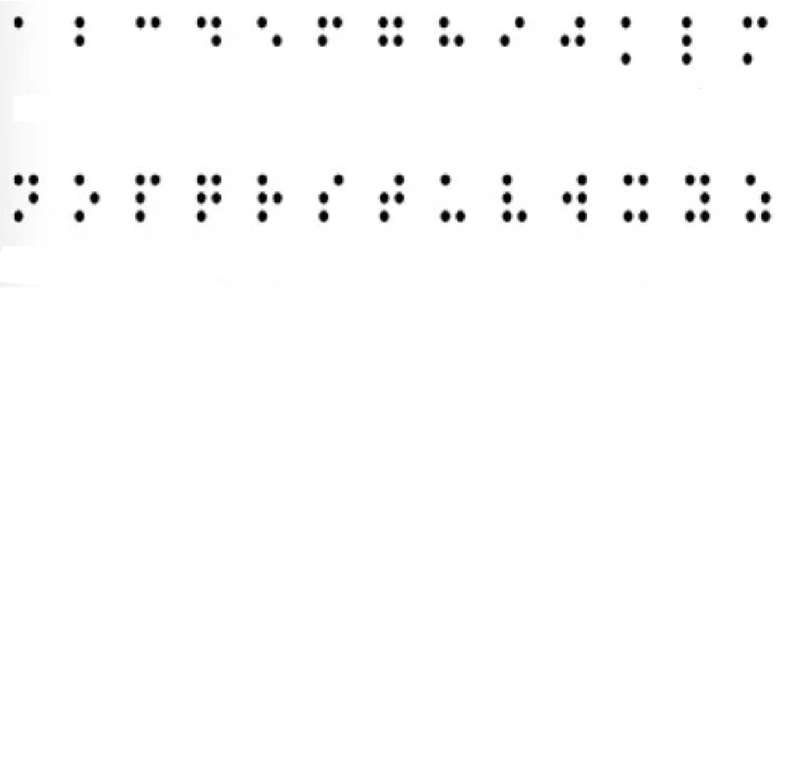
#> input picture Braille5.jpeg, 1579 x 1547 px, found by its file name (shown at 1/2 size)
$ python test35.py
#> lines starting #> are read from the running program, lines starting #| are printed output that depends on the picture; after the words box and inside, x2 and y2 are one past the last pixel; in counts of white or black regions, pixels touching at a corner belong together
import cv2
import imutils
import numpy as np
from sklearn.cluster import DBSCAN
import random

def main():
    # PASO 1: CARGAR IMAGEN
    image_path = "braille5.jpeg"
    orig = cv2.imread(image_path)
#> orig is the input picture: shape (1547, 1579, 3); min 0, max 255, mean 251.9
    if orig is None:
        raise ValueError(f"No se pudo cargar la imagen desde {image_path}")
    orig = imutils.resize(orig, height=500)
#> orig: shape (500, 510, 3)
    #cv2.imshow("1. Imagen Original", orig)
    #cv2.waitKey(0)

    # PASO 2: PREPROCESAMIENTO
    def preprocesar_imagen(img):
        # Convertir a escala de grises
        gray = cv2.cvtColor(img, cv2.COLOR_BGR2GRAY)
        #cv2.imshow("2.1. Imagen en escala de grises", gray)
        #cv2.waitKey(0)

        # Umbral adaptativo
        thresh = cv2.adaptiveThreshold(gray, 255,
                                       cv2.ADAPTIVE_THRESH_GAUSSIAN_C,
                                       cv2.THRESH_BINARY_INV, 11, 2)
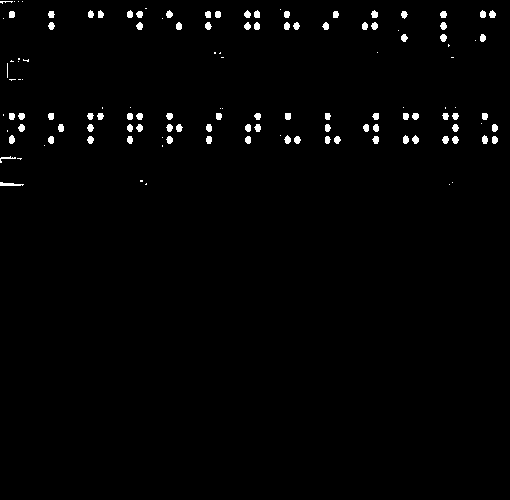
#> thresh: shape (500, 510); 1.4% white; 129 white regions (43 under 20 px), largest, box (x1, y1, x2, y2) and area: (0, 182, 24, 186) 63, (9, 135, 15, 144) 43, (412, 135, 419, 144) 43
        #cv2.imshow("2.2. Imagen Umbralizada", thresh)
        #cv2.waitKey(0)

        # Operación morfológica CLOSE
        kernel = np.ones((3,3), np.uint8)
        morphed_close = cv2.morphologyEx(thresh, cv2.MORPH_CLOSE, kernel)
#> morphed_close: shape (500, 510); 1.4% white; 123 white regions (36 under 20 px), largest, box (x1, y1, x2, y2) and area: (0, 182, 24, 186) 64, (0, 156, 22, 163) 48, (9, 135, 15, 144) 43
        #cv2.imshow("2.3. Imagen después de CLOSE", morphed_close)
        #cv2.waitKey(0)

        # Operación morfológica OPEN
        morphed_open = cv2.morphologyEx(morphed_close, cv2.MORPH_OPEN, kernel)
#> morphed_open: shape (500, 510); 1.3% white; 87 white regions (1 under 20 px)
        #cv2.imshow("2.4. Imagen después de OPEN", morphed_open)
        #cv2.waitKey(0)

        return morphed_open

    processed = preprocesar_imagen(orig.copy())

    # PASO 3: DETECTAR ÁREA BRAILLE
    def detectar_area_braille(img):
        cnts, _ = cv2.findContours(img, cv2.RETR_EXTERNAL, cv2.CHAIN_APPROX_SIMPLE)
#> cnts = 87 contours, 2 with area under 20; largest, box (x1, y1, x2, y2) and area: (412, 136, 419, 144) 32, (440, 34, 447, 42) 32, (403, 136, 409, 144) 30, (9, 136, 15, 144) 30, (492, 136, 498, 144) 30
        # Visualizar todos los contornos detectados
        img_contornos = cv2.cvtColor(img.copy(), cv2.COLOR_GRAY2BGR)
#> img_contornos: shape (500, 510, 3); 1.3% white; 87 white regions (1 under 20 px)
        cv2.drawContours(img_contornos, cnts, -1, (0,0,255), 1)
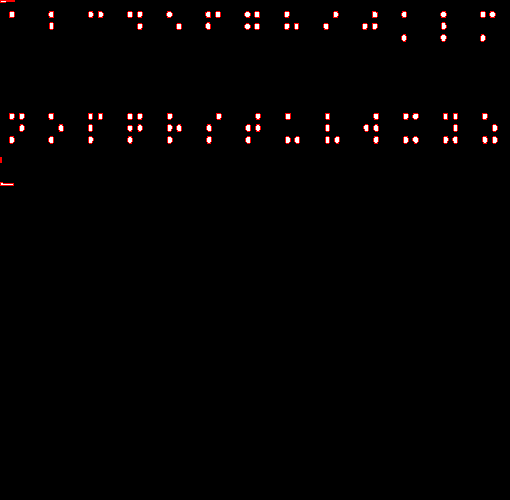
#> img_contornos: shape (500, 510, 3); mean B, G, R 1.7, 1.7, 3.3
        #cv2.imshow("3.1. Todos los contornos", img_contornos)
        #cv2.waitKey(0)

        puntos_braille = []
        for c in cnts:
            area = cv2.contourArea(c)
            x, y, w, h = cv2.boundingRect(c)
            # Filtrar contornos pequeños (conforma a puntos Braille)
            if 5 < area < 50 and abs(w - h) < 10:
                puntos_braille.append(c)
#> this loop made 87 passes
#> (area, x, y, w, h) on passes 1, 3, 4, 5, 6, 7, 8, 9, 10, 11, 12, 13: (28.5, 0, 182, 14, 4), (30, 492, 136, 6, 8), (30, 482, 136, 6, 8), (29, 452, 136, 6, 8), (29.5, 443, 136, 6, 8), (32, 412, 136, 7, 8), (30.5, 403, 136, 6, 8), (30, 373, 136, 6, 8), (29, 334, 136, 6, 8), (26, 325, 136, 5, 8), (30, 294, 136, 6, 8), (30, 285, 136, 6, 8)
#> after the loop, puntos_braille = 84 contours; largest, box (x1, y1, x2, y2) and area: (412, 136, 419, 144) 32, (440, 34, 447, 42) 32, (403, 136, 409, 144) 30, (9, 136, 15, 144) 30, (492, 136, 498, 144) 30

        # Visualizar solo los contornos filtrados
        img_filtrado = cv2.cvtColor(img.copy(), cv2.COLOR_GRAY2BGR)
        cv2.drawContours(img_filtrado, puntos_braille, -1, (0,255,0), 2)
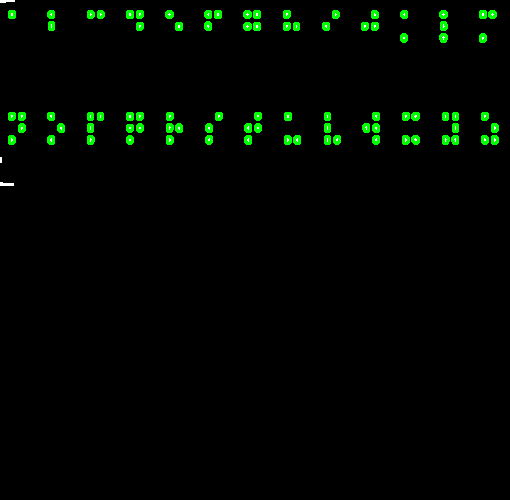
#> img_filtrado: shape (500, 510, 3); mean B, G, R 0.5, 5.8, 0.5
        #cv2.imshow("3.2. Contornos filtrados", img_filtrado)
        #cv2.waitKey(0)

        if not puntos_braille:
            raise ValueError("No se detectaron puntos Braille.")

        # Calcular el bounding box global de los puntos
        puntos_combinados = np.vstack(puntos_braille)
#> puntos_combinados = contour of 726 points, box (x1, y1, x2, y2) (9, 11, 498, 144), area 1642
        x, y, w, h = cv2.boundingRect(puntos_combinados)
#> w = 489; h = 133
        return (x, y, w, h)

    try:
        x, y, w, h = detectar_area_braille(processed)
#> x = 9; y = 11; w = 489; h = 133
    except ValueError as e:
        print(e)
        return

    # Recortar el área Braille
    def recortar_area_braille(img, x, y, w, h, margen=10):
        # Obtener dimensiones de la imagen
#> called with x = 9, y = 11, w = 489, h = 133, margen = 10
        img_h, img_w = img.shape[:2]
#> img_h = 500; img_w = 510

        # Aplicar margen a las coordenadas
        x1 = max(0, x - margen)  # Asegurar que no sea menor que 0
#> x1 = 0
        y1 = max(0, y - margen)  # Asegurar que no sea menor que 0
#> y1 = 1
        x2 = min(img_w, x + w + margen)  # Asegurar que no exceda el ancho de la imagen
#> x2 = 508
        y2 = min(img_h, y + h + margen)  # Asegurar que no exceda el alto de la imagen
#> y2 = 154

        # Recortar la región de interés (ROI)
        roi = img[y1:y2, x1:x2]
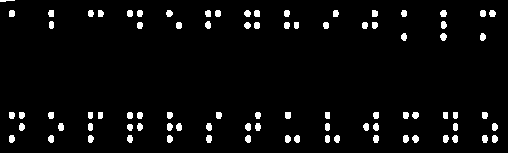
#> roi: shape (153, 508); 4.2% white; 85 white regions

        return roi

    cropped = recortar_area_braille(processed, x, y, w, h)
    #cv2.imshow("4. Área recortada", cropped)
    #cv2.waitKey(0)

    # PASO 5: CONVERTIR A TEXTO CON CLUSTERING Y GRID, CON VISUALIZACIONES
    def convertir_a_unicode_y_traducir(img):
        # Detectar contornos en el área recortada
        cnts, _ = cv2.findContours(img, cv2.RETR_EXTERNAL, cv2.CHAIN_APPROX_SIMPLE)
#> cnts = 85 contours, 1 with area under 20; largest, box (x1, y1, x2, y2) and area: (412, 135, 419, 143) 32, (440, 33, 447, 41) 32, (403, 135, 409, 143) 30, (9, 135, 15, 143) 30, (492, 135, 498, 143) 30
        img_contornos_recortados = cv2.cvtColor(img.copy(), cv2.COLOR_GRAY2BGR)
#> img_contornos_recortados: shape (153, 508, 3); 4.2% white; 85 white regions, largest, box (x1, y1, x2, y2) and area: (440, 33, 447, 41) 42, (412, 135, 419, 143) 42, (58, 123, 64, 131) 41
        cv2.drawContours(img_contornos_recortados, cnts, -1, (0,255,0), 1)
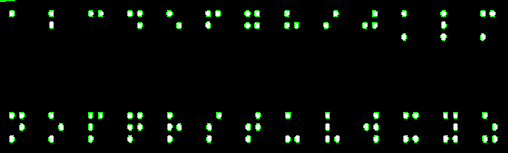
#> img_contornos_recortados: shape (153, 508, 3); mean B, G, R 5.4, 10.6, 5.4
        #cv2.imshow("5.1. Contornos en área recortada", img_contornos_recortados)
        #cv2.waitKey(0)

        # Filtrar puntos Braille y calcular el centro de cada uno
        puntos_braille = []
        for c in cnts:
            area = cv2.contourArea(c)
            x_c, y_c, w_c, h_c = cv2.boundingRect(c)
            if 5 < area < 50 and abs(w_c - h_c) < 10:
                M = cv2.moments(c)
                if M["m00"] != 0:
                    cx = int(M["m10"] / M["m00"])
                    cy = int(M["m01"] / M["m00"])
                    puntos_braille.append((cx, cy))
#> this loop made 85 passes
#> (area, x_c, y_c, w_c, h_c, cx, cy) on passes 1 to 12: (30, 492, 135, 6, 8, 494, 138), (30, 482, 135, 6, 8, 484, 138), (29, 452, 135, 6, 8, 454, 138), (29.5, 443, 135, 6, 8, 445, 138), (32, 412, 135, 7, 8, 415, 138), (30.5, 403, 135, 6, 8, 405, 138), (30, 373, 135, 6, 8, 375, 138), (29, 334, 135, 6, 8, 336, 138), (26, 325, 135, 5, 8, 327, 138), (30, 294, 135, 6, 8, 296, 138), (30, 285, 135, 6, 8, 287, 138), (30, 245, 135, 6, 8, 247, 138)
#> (area, x_c, y_c, w_c, h_c) on pass 37: (30, 412, 112, 7, 7)

        if not puntos_braille:
            print("No se detectaron puntos.")
            return

        # Visualizar los centros de los puntos detectados
        debug_puntos = cv2.cvtColor(img.copy(), cv2.COLOR_GRAY2BGR)
        for (cx, cy) in puntos_braille:
            cv2.circle(debug_puntos, (cx, cy), 2, (0,0,255), -1)
#> this loop made 84 passes
#> (cx, cy) on passes 1 to 12: (494, 138), (484, 138), (454, 138), (445, 138), (415, 138), (405, 138), (375, 138), (336, 138), (327, 138), (296, 138), (287, 138), (247, 138)
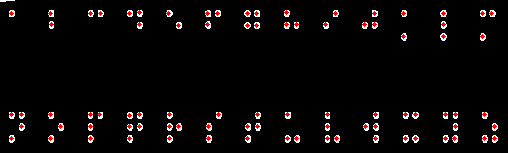
#> debug_puntos: shape (153, 508, 3); mean B, G, R 7, 7, 10.6
        #cv2.imshow("5.2. Centros de puntos detectados", debug_puntos)
        #Scv2.waitKey(0)

        puntos = np.array(puntos_braille)
        # Calcular valor eps usando la distancia mediana entre vecinos
        if len(puntos) > 1:
            dists = []
            for i in range(len(puntos)):
                distances = np.linalg.norm(puntos[i] - puntos, axis=1)
                distances = np.sort(distances)[1:2]  # omitir cero
                dists.append(distances[0])
#> this loop made 84 passes
            median_dist = np.median(dists)
        else:
            median_dist = 5
        eps = median_dist * 2.5

        # Aplicar DBSCAN para agrupar los puntos (cada grupo corresponde a una celda Braille)
        db = DBSCAN(eps=eps, min_samples=1)
        labels = db.fit_predict(puntos)

        # Visualizar los clusters detectados
        debug_clusters = cv2.cvtColor(img.copy(), cv2.COLOR_GRAY2BGR)
        colors = {}
        for label in np.unique(labels):
            colors[label] = (random.randint(0,255), random.randint(0,255), random.randint(0,255))
#> this loop made 26 passes
        for (pt, label) in zip(puntos, labels):
            cv2.circle(debug_clusters, tuple(pt), 4, colors[label], -1)
            cv2.putText(debug_clusters, str(label), tuple(pt), cv2.FONT_HERSHEY_SIMPLEX, 0.5, colors[label], 1)
#> this loop made 84 passes
#> (pt, label) on passes 1 to 12: ([494, 138], 0), ([484, 138], 0), ([454, 138], 1), ([445, 138], 1), ([415, 138], 2), ([405, 138], 2), ([375, 138], 3), ([336, 138], 4), ([327, 138], 4), ([296, 138], 5), ([287, 138], 5), ([247, 138], 6)
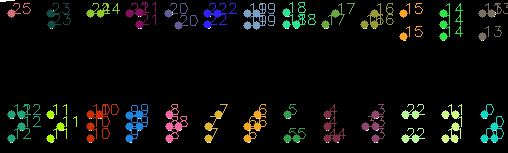
#> debug_clusters: shape (153, 508, 3); mean B, G, R 9.9, 12.9, 11.3
        cv2.imshow("5.3. Clusters DBSCAN", debug_clusters)
        cv2.waitKey(0)

        # Organizar los puntos en clusters
        cell_clusters = {}
        for label, point in zip(labels, puntos):
            if label not in cell_clusters:
                cell_clusters[label] = []
            cell_clusters[label].append(point)
#> this loop made 84 passes
#> (label, point) on passes 1 to 12: (0, [494, 138]), (0, [484, 138]), (1, [454, 138]), (1, [445, 138]), (2, [415, 138]), (2, [405, 138]), (3, [375, 138]), (4, [336, 138]), (4, [327, 138]), (5, [296, 138]), (5, [287, 138]), (6, [247, 138])

        # Diccionario para mapear patrones a carácter Braille
        braille_a_unicode = {
    # Letras minúsculas
    (1,0,0,0,0,0): '⠁',  # a
    (1,1,0,0,0,0): '⠃',  # b
    (1,0,0,1,0,0): '⠉',  # c
    (1,0,0,1,1,0): '⠙',  # d
    (1,0,0,0,1,0): '⠑',  # e
    (1,1,0,1,0,0): '⠋',  # f
    (1,1,0,1,1,0): '⠛',  # g
    (1,1,0,0,1,0): '⠓',  # h
    (0,1,0,1,0,0): '⠊',  # i
    (0,1,0,1,1,0): '⠚',  # j
    (1,0,1,0,0,0): '⠅',  # k
    (0,0,0,1,0,1): '⠅',  # k
    (1,1,1,0,0,0): '⠇',  # l
    (0,0,0,1,1,1): '⠇',  # l
    (1,0,1,1,0,0): '⠍',  # m
    (1,0,1,1,1,0): '⠝',  # n
    (1,0,1,0,1,0): '⠕',  # o
    (1,1,1,1,0,0): '⠏',  # p
    (1,1,1,1,1,0): '⠟',  # q
    (1,1,1,0,1,0): '⠗',  # r
    (0,1,1,1,0,0): '⠎',  # s
    (0,1,1,1,1,0): '⠞',  # t
    (1,0,1,0,0,1): '⠥',  # u
    (1,1,1,0,0,1): '⠧',  # v
    (0,1,0,1,1,1): '⠺',  # w
    (1,0,1,1,0,1): '⠭',  # x
    (1,0,1,1,1,1): '⠽',  # y
    (1,0,1,0,1,1): '⠵',  # z

    # Letras mayúsculas (precedidas por el indicador de mayúscula ⠠)
    (0,0,0,0,0,1): '⠠',  # Indicador de mayúscula
    # (El carácter real se obtiene combinando ⠠ con la letra minúscula)

    # # Números (precedidos por el indicador numérico ⠼)
    # (0,0,1,1,1,1): '⠼',  # Indicador numérico
    # # Los números se mapean como las letras a-j:
    # (1,0,0,0,0,0): '1',   # 1 (a)
    # (1,1,0,0,0,0): '2',   # 2 (b)
    # (1,0,0,1,0,0): '3',   # 3 (c)
    # (1,0,0,1,1,0): '4',   # 4 (d)
    # (1,0,0,0,1,0): '5',   # 5 (e)
    # (1,1,0,1,0,0): '6',   # 6 (f)
    # (1,1,0,1,1,0): '7',   # 7 (g)
    # (1,1,0,0,1,0): '8',   # 8 (h)
    # (0,1,0,1,0,0): '9',   # 9 (i)
    # (0,1,0,1,1,0): '0',   # 0 (j)

    # Signos de puntuación
    (0,0,1,0,1,1): '⠂',  # Coma
    (0,0,1,1,0,0): '⠲',  # Punto
    (0,0,1,0,0,1): '⠦',  # Signo de interrogación de apertura
    (0,0,1,0,1,0): '⠦',  # Signo de interrogación de cierre
    (0,0,1,1,0,1): '⠖',  # Signo de exclamación
    (0,0,1,1,1,0): '⠤',  # Guión
    (0,1,1,0,1,1): '⠶',  # Paréntesis de apertura
    (1,1,0,0,1,1): '⠶',  # Paréntesis de cierre
    (0,1,1,0,0,1): '⠠⠦', # Comillas de apertura
    (0,1,1,0,1,0): '⠴',  # Comillas de cierre

    # Caracteres especiales
    (0,0,0,0,0,0): ' ',   # Espacio
    (0,0,0,0,1,0): '⠀',  # Espacio en Braille (celda vacía)
    (1,1,1,1,1,1): '⠿',  # Carácter de relleno

    # Letras adicionales del español
    (1,0,0,0,0,1): '⠷',  # ñ
    (1,1,0,0,0,1): '⠾',  # ü
    (1,0,0,1,0,1): '⠮',  # á
    (1,0,0,1,1,1): '⠡',  # é
    (1,0,0,0,1,1): '⠣',  # í
    (1,1,0,1,0,1): '⠫',  # ó
    (1,1,0,1,1,1): '⠻',  # ú'

}

        # Calcular tamaño de la cuadrícula
        xdistance = None
        ydistance = None
        for label, points in cell_clusters.items():
            for ax, ay in points:
                for bx, by in points:
                    if ax == bx and ay == by:
                        continue

                    if abs(ay - by) <= 2:
                        calcdist = abs(ax - bx)
                        if xdistance is None or calcdist < xdistance:
                            xdistance = calcdist

                    if abs(ax - bx) <= 2:
                        calcdist = abs(ay - by)
                        if ydistance is None or calcdist < ydistance:
                            ydistance = calcdist
#> this loop made 26 passes
#> points on passes 1 to 11: [[494, 138], [484, 138], [494, 126], [484, 114]], [[454, 138], [445, 138], [455, 126], [455, 114], [445, 114]], [[415, 138], [405, 138], [415, 114], [405, 114]], [[375, 138], [375, 126], [365, 126], [375, 114]], [[336, 138], [327, 138], [327, 126], [327, 114]], [[296, 138], [287, 138], [287, 114]], [[247, 138], [257, 126], [247, 126], [257, 114]], [[208, 138], [208, 126], [218, 114]], [[169, 138], [178, 126], [169, 126], [169, 114]], [[129, 138], [129, 126], [139, 126], [139, 114], [129, 115]], [[90, 138], [90, 126], [99, 114], [90, 114]]

        row_width = None if xdistance is None else xdistance
        row_height = None if ydistance is None else ydistance

        cells = []
        debug_cells = cv2.cvtColor(img.copy(), cv2.COLOR_GRAY2BGR)
        # Procesar cada cluster (celda Braille)
        for label, points in cell_clusters.items():
            points = np.array(points)
            x_min = np.min(points[:, 0])
            x_max = np.max(points[:, 0])
            y_min = np.min(points[:, 1])
            y_max = np.max(points[:, 1])

            # Visualizar el bounding box del cluster
            cell_box = debug_cells.copy()
            cv2.rectangle(cell_box, (x_min, y_min), (x_max, y_max), (0,255,0), 1)
            #cv2.imshow(f"5.4. Cluster {label} bounding box", cell_box)
            #cv2.waitKey(0)

            # rows = 1 if y_min == y_max else
            x_mid = (x_min + x_max) / 2
            o_row_height = (y_max - y_min) / 3

            # Dibujar líneas de división para visualizar la cuadrícula
            cell_debug = cv2.cvtColor(img.copy(), cv2.COLOR_GRAY2BGR)
            cv2.line(cell_debug, (x_min, int(y_min + o_row_height)), (x_max, int(y_min + o_row_height)), (255,0,0), 1)
            cv2.line(cell_debug, (x_min, int(y_min + 2*o_row_height)), (x_max, int(y_min + 2*o_row_height)), (255,0,0), 1)
            cv2.line(cell_debug, (int(x_mid), y_min), (int(x_mid), y_max), (255,0,0), 1)
            # [14 lines of commented-out code are left out]
            grid = [[0, 0] for _ in range(3)]
            for (cx, cy) in points:
                x_offset = (cx - x_min)
                y_offset = (cy - y_min)
                col = 0 if row_width is None else int(x_offset / row_width)
                row = 0 if row_height is None else int(y_offset / row_height)
                print((int(cx) - int(x_min), int(cy) - int(y_min)), (col, row), row_width, row_height)
                grid[row][col] = 1

            pattern = ( int(grid[0][0]),  # Punto 1
                        int(grid[1][0]),  # Punto 2
                        int(grid[2][0]),  # Punto 3
                        int(grid[0][1]),  # Punto 4
                        int(grid[1][1]),  # Punto 5
                        int(grid[2][1])   # Punto 6
                        )
            char = braille_a_unicode.get(pattern, '?')
            cell_center = (int((x_min+x_max)/2), int((y_min+y_max)/2))
            cells.append((cell_center, char))

            # Mostrar por consola el patrón obtenido para cada cluster
            print(f"Cluster {label}: Pattern {pattern} -> Char {char}")

            # Para mejor visualización de la cuadrícula, añade esto:
            cell_vis = cell_debug.copy()
            for pt in points:
                pt_x, pt_y = pt
                col = 0 if pt_x < x_mid else 1
                if pt_y < y_min + row_height:
                    row = 0
                elif pt_y < y_min + 2 * row_height:
                    row = 1
                else:
                    row = 2
                cv2.circle(cell_vis, tuple(pt), 3, (0, 0, 255), -1)
                cv2.putText(cell_vis, f"({row},{col})", (pt_x+5, pt_y), cv2.FONT_HERSHEY_SIMPLEX, 0.4, (255, 0, 0), 1)
            #cv2.imshow(f"5.6. Puntos en Grid del Cluster {label}", cell_vis)
            #cv2.waitKey(0)
        # Ordenar las celdas en filas según la coordenada Y del centro y luego por X
        cells = sorted(cells, key=lambda c: c[0][1])
        rows = []
        current_row = []
        row_threshold = eps  # Umbral para determinar el mismo renglón
        last_y = None
        for center, char in cells:
            if last_y is None or abs(center[1] - last_y) < row_threshold:
                current_row.append((center, char))
            else:
                current_row = sorted(current_row, key=lambda c: c[0][0])
                rows.append("".join([c for (_, c) in current_row]))
                current_row = [(center, char)]
            last_y = center[1]
#> this loop made 26 passes
#> (center, char) on passes 1 to 12: ((95, 13), '⠉'), ((11, 13), '⠁'), ((369, 18), '⠚'), ((330, 18), '⠊'), ((291, 18), '⠓'), ((134, 18), '⠙'), ((212, 18), '⠋'), ((50, 18), '⠃'), ((251, 19), '⠛'), ((173, 19), '⠑'), ((486, 24), '⠍'), ((443, 24), '⠇')
        if current_row:
            current_row = sorted(current_row, key=lambda c: c[0][0])
            rows.append("".join([c for (_, c) in current_row]))

        texto_braille = "\n".join(rows)
        print("Texto detectado:")
        print(texto_braille)
        return texto_braille


    # traducir de braille a texto
    def traducir_braille_a_texto(braille_text):
        """
        Traduce un string en Unicode Braille a texto normal.

        :param braille_text: String en Unicode Braille.
        :return: String traducido a texto normal.
        """
        # Diccionario de mapeo Braille a texto
        braille_a_texto = {
            '⠁': 'a', '⠃': 'b', '⠉': 'c', '⠙': 'd', '⠑': 'e',
            '⠋': 'f', '⠛': 'g', '⠓': 'h', '⠊': 'i', '⠚': 'j',
            '⠅': 'k', '⠇': 'l', '⠍': 'm', '⠝': 'n', '⠕': 'o',
            '⠏': 'p', '⠟': 'q', '⠗': 'r', '⠎': 's', '⠞': 't',
            '⠥': 'u', '⠧': 'v', '⠺': 'w', '⠭': 'x', '⠽': 'y',
            '⠵': 'z',
            '⠷': 'ñ', '⠾': 'ü',  # Letras especiales del español
            '⠮': 'á', '⠡': 'é', '⠣': 'í', '⠫': 'ó', '⠻': 'ú',  # Vocales acentuadas
            '⠼⠁': '1', '⠼⠃': '2', '⠼⠉': '3', '⠼⠙': '4',  # Números
            '⠼⠑': '5', '⠼⠋': '6', '⠼⠛': '7', '⠼⠓': '8',
            '⠼⠊': '9', '⠼⠚': '0',
            '⠂': ',', '⠲': '.', '⠦': '?', '⠖': '!', '⠤': '-',  # Signos de puntuación
            '⠶': '()', '⠠⠦': '"', '⠴': '"',
            '⠀': ' ', ' ': ' ',  # Espacios
        }

        # Indicadores especiales
        indicador_mayuscula = '⠠'
        indicador_numero = '⠼'

        texto_traducido = ""
        i = 0
        n = len(braille_text)

        while i < n:
            # Verificar si es un indicador de mayúscula
            if i + 1 < n and braille_text[i] == indicador_mayuscula:
                siguiente_caracter = braille_text[i + 1]
                if siguiente_caracter in braille_a_texto:
                    texto_traducido += braille_a_texto[siguiente_caracter].upper()
                    i += 2  # Saltar el indicador y el carácter
                    continue

            # Verificar si es un indicador numérico
            if i + 1 < n and braille_text[i] == indicador_numero:
                siguiente_caracter = braille_text[i + 1]
                if siguiente_caracter in braille_a_texto:
                    texto_traducido += braille_a_texto[indicador_numero + siguiente_caracter]
                    i += 2  # Saltar el indicador y el carácter
                    continue

            # Caracteres normales
            if braille_text[i] in braille_a_texto:
                texto_traducido += braille_a_texto[braille_text[i]]
            else:
                texto_traducido += '?'  # Carácter desconocido
            i += 1

        return texto_traducido

    texto_traducido = traducir_braille_a_texto(convertir_a_unicode_y_traducir(cropped))
    print(texto_traducido)
#| abcdefghijklm?nopqrstuvwxyz

if __name__ == '__main__':
    main()
